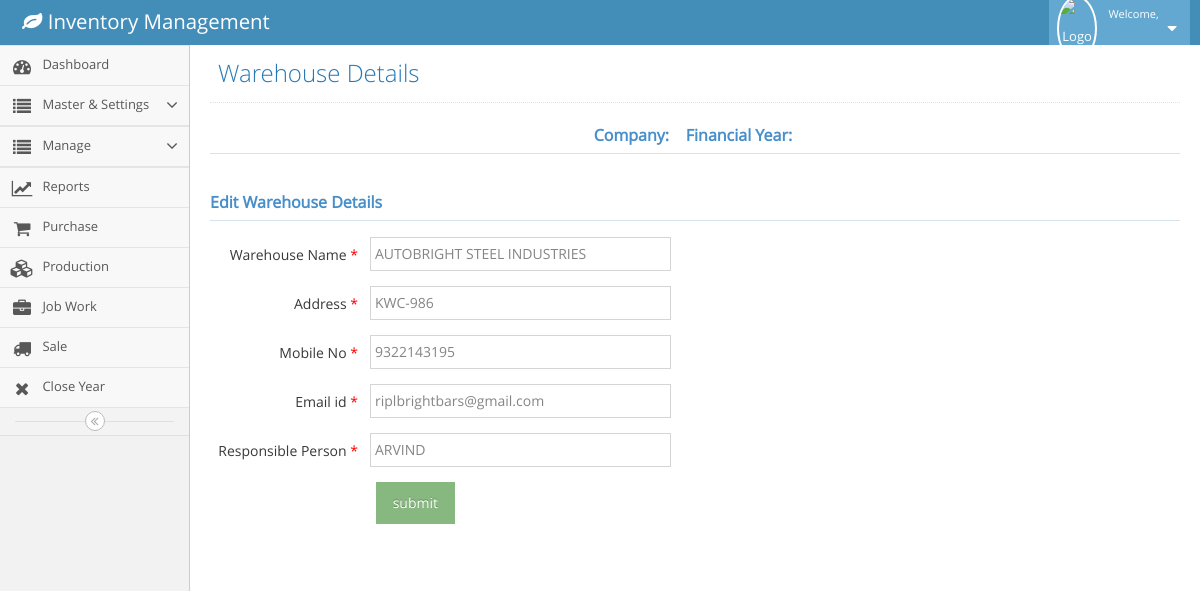
/editwarehouse.php?id=4 (signed in), run on the app's committed database.
### tables this page shows
CREATE TABLE `warehousemanagement` (
  `warehouseId` int(11) NOT NULL,
  `name` text NOT NULL,
  `address` text NOT NULL,
  `mobile` text NOT NULL,
  `email` text NOT NULL,
  `responsiblePerson` text NOT NULL,
  `createdOn` timestamp NOT NULL DEFAULT CURRENT_TIMESTAMP ON UPDATE CURRENT_TIMESTAMP
);

### editwarehouse.php (the view, shortened to what this page needs)
<!DOCTYPE html>
<?php
  include('config.php');
  $fy=$_SESSION['fy'];
  $company=$_SESSION['cname'];
  $id=$_GET['id'];
?>
<html lang="en">
	<head>
		<link rel="stylesheet" href="assets/css/bootstrap.min.css" />
		<link rel="stylesheet" href="assets/font-awesome/4.5.0/css/font-awesome.min.css" />
		<link rel="stylesheet" href="assets/css/ace.min.css" class="ace-main-stylesheet" id="main-ace-style" />
		<link rel="stylesheet" href="assets/css/ace-skins.min.css" />
		<link rel="stylesheet" href="assets/css/ace-rtl.min.css" />
	</head>
	<body class="no-skin">
		<?php include('navbar.php') ?>
		<div class="main-container ace-save-state" id="main-container">
			<?php include('menubar.php') ?>
			<div class="main-content">
				<div class="main-content-inner">
					<div class="page-content">
						<div class="page-header">
							<h1>
						Warehouse Details
							</h1>
						</div>
						<h5 class="header blue lighter bigger" align="center">
												<b>Company:&nbsp; <?php echo $company ?>  &nbsp;
												Financial Year:&nbsp; <?php echo $fy ?> </b>
						</h5>
						<div class="row">
							<div class="col-xs-12">
								<?php
													$query=mysqli_query($conn,"select * from warehousemanagement where warehouseId='$id'");
													while($row=mysqli_fetch_array($query))
													{
														$name=$row['name'];
														$address=$row['address'];
														$mobile=$row['mobile'];
														$email=$row['email'];
														$respnperson=$row['responsiblePerson'];
														}
													?>
								<form class="form-horizontal" method="POST" action="editwarehouseprocess.php" class="pull-right">
									<h5 class="header blue lighter bigger"><b>
												<?php if(@isset($_GET['error'])){echo $_GET['error'];} else{echo 'Edit Warehouse Details';} ?></b>
											</h5>
									<div class="form-group">
										<label class="col-sm-1 control-label no-padding-right" for="form-field-1" style="width: 160px;"> Warehouse Name <span style="color:red">*</span></label>
										<div class="col-sm-9">
											<input type="text"  name="warehousename" value="<?php echo $name ; ?>" class="col-xs-10 col-sm-5">
										</div>
									</div>
									<div class="form-group">
										<label class="col-sm-1 control-label no-padding-right" for="form-field-1" style="width: 160px;"> Address <span style="color:red">*</span></label>
										<div class="col-sm-9">
											<input type="text"  name="address" value="<?php echo $address ; ?>" class="col-xs-10 col-sm-5" />
										</div>
									</div>
									<div class="form-group">
										<label class="col-sm-1 control-label no-padding-right" for="form-field-1" style="width: 160px;"> Mobile No <span style="color:red">*</span> </label>
										<div class="col-sm-9">
											<input type="tel"  pattern="[789][0-9]{9}"  maxlength="10" id="form-field-1" name="mobileno" value="<?php echo $mobile ; ?>" class="col-xs-10 col-sm-5" />
										</div>
									</div>
										<div class="form-group">
										<label class="col-sm-1 control-label no-padding-right" for="form-field-1" style="width: 160px;"> Email id <span style="color:red">*</span></label>
										<div class="col-sm-9">
											<input type="email" name="emailid" value="<?php echo $email ; ?>" class="col-xs-10 col-sm-5" />
										</div>
									</div>
									<div class="form-group">
										<label class="col-sm-1 control-label no-padding-right" for="form-field-1" style="width: 160px;"> Responsible Person <span style="color:red">*</span></label>
										<div class="col-sm-9">
											<input type="text"  name="resperson" value="<?php echo $respnperson ; ?>" class="col-xs-10 col-sm-5" />
										</div>
									</div>
									<div class="form-group">
									<div class="col-md-offset-2 col-md-9">
										<input type="Submit" class="btn btn-bg btn-success" type="button" name="btnsubmit" value="submit"/>
									</div>
								</div>
								</form>
					</div>
				</div>
			</div>
		</div>
</div>
</div>
	</body>
</html>

### data on the page
warehousemanagement: warehousename "AUTOBRIGHT STEEL INDUSTRIES", address "KWC-986", mobileno "9322143195", emailid "riplbrightbars@gmail.com", resperson "ARVIND"
